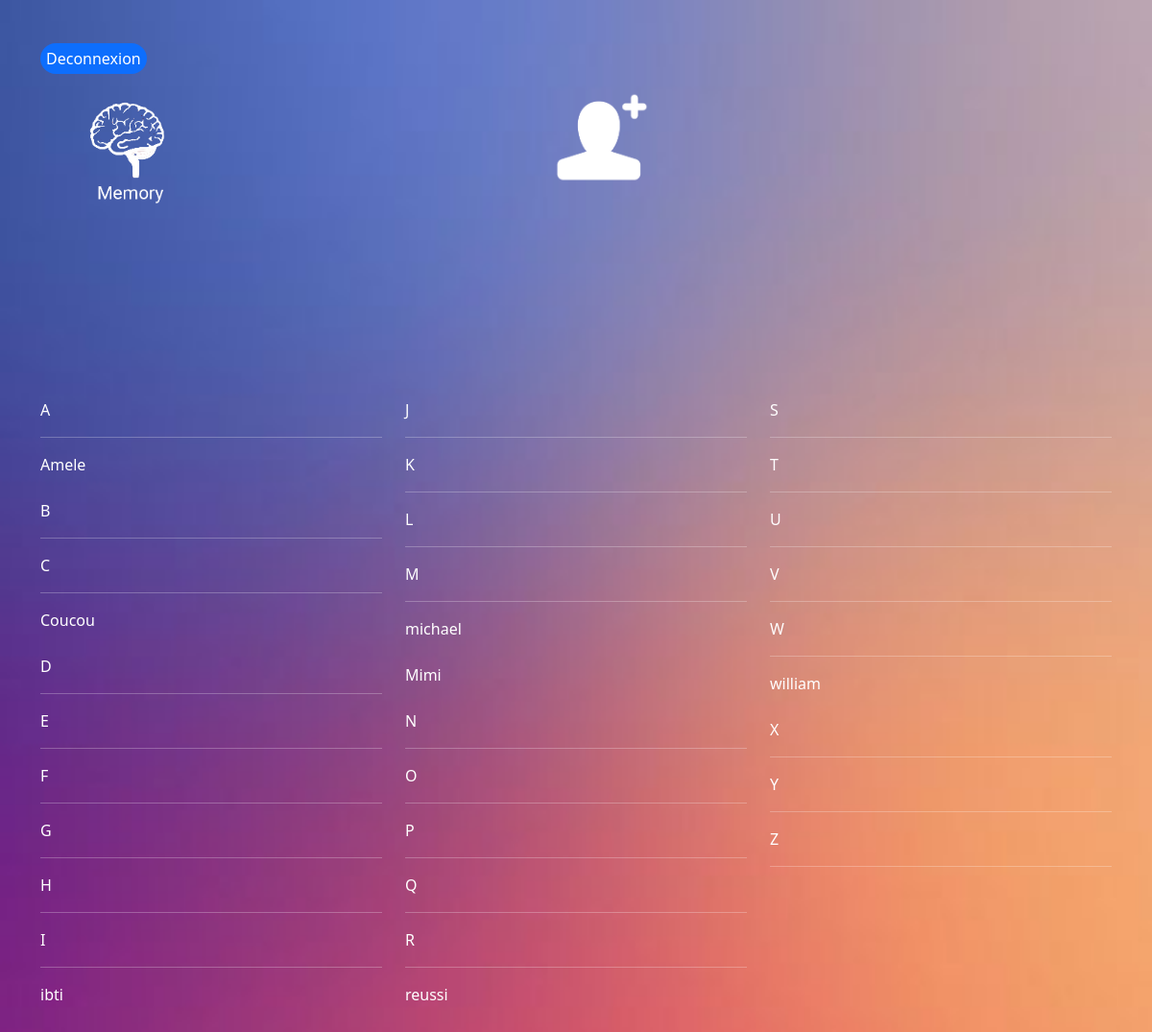
Page /index.php (signed in) on the committed database.
### tables this page shows
CREATE TABLE `contact` (
  `Id` int(10) UNSIGNED NOT NULL,
  `Id_utilisateur` int(10) DEFAULT NULL,
  `Nom` varchar(40) NOT NULL,
  `Prenom` varchar(40) NOT NULL,
  `Telportable` varchar(20) NOT NULL,
  `Mail` varchar(50) NOT NULL,
  `Sexe` varchar(40) NOT NULL
);

### index.php (the view, shortened to what this page needs)
<!DOCTYPE html>
<html lang="fr,en">
<head>
    <link href="https://cdn.jsdelivr.net/npm/bootstrap@5.1.3/dist/css/bootstrap.min.css" rel="stylesheet">
    <link href="./memory.css" rel="stylesheet">
</head>
<body>
    <div class="container">
        <div class="row ">
            <div class="logo">
            <button><a href="deconnexion.php">Deconnexion</a></button>
                <a href="index.php"><img class="logo" src="images-memory\logomermory.png" alt="Logo memory"></a>
            </div>
            <div class="col-6">
                <a href="ajoutcontact.php"><img class="ajouter" src="images-memory\ajouter.png" alt="Ajouter"></a>
            </div>
        </div>
        <div class="row ">
            <?php
            try {
                require 'initialisation.php';
                $tri = "SELECT Id, Prenom From Contact WHERE Id_utilisateur = :id ORDER BY Prenom";
                $sth = $conn->prepare($tri);
                $sth->bindValue(':id', $_SESSION['utilisateur']);
                $sth->execute();
                $result = $sth->fetchAll();
            } catch (PDOException $e) {
                echo 'Impossible de traiter les données. Erreur : ' . $e->getMessage();
            }
            ?>
            <div id="block1" class="col-md-4">
                <?php
                for ($i = ord('A'); $i <= ord('I'); $i++) {
                    $lettre = chr($i);
                    echo $lettre . '<br>' . '<hr>';
                    for ($y = 0; $y < count($result); $y++) {
                        if ($lettre == strtoupper(substr($result[$y]['Prenom'], 0, 1))) {
                            echo '<a href="./fichecontact.php?id=' . $result[$y]['Id'] . '">' . $result[$y]['Prenom'] . '</a><br>' . '<br>';
                        }
                    }
                }
                ?>
            </div>
            <div id="block2" class="col-md-4">
                <?php
                for ($i = ord('J'); $i <= ord('R'); $i++) {
                    $lettre = chr($i);
                    echo $lettre . '<br>' . '<hr>';
                    for ($y = 0; $y < count($result); $y++) {
                        if ($lettre == strtoupper(substr($result[$y]['Prenom'], 0, 1))) {
                            echo '<a href="./fichecontact.php?id=' . $result[$y]['Id'] . '">' . $result[$y]['Prenom'] . '</a><br>' . '<br>';
                        }
                    }
                }
                ?>
            </div>
            <div id="block3" class="col-md-4">
                <?php
                for ($i = ord('S'); $i <= ord('Z'); $i++) {
                    $lettre = chr($i);
                    echo $lettre . '<br>' . '<hr>';
                    for ($y = 0; $y < count($result); $y++) {
                        if ($lettre == strtoupper(substr($result[$y]['Prenom'], 0, 1))) {
                            echo '<a href="./fichecontact.php?id=' . $result[$y]['Id'] . '">' . $result[$y]['Prenom'] . '</a><br>' . '<br>';
                        }
                    }
                }
                ?>
            </div>
        </div>
    </div>
</body>
</html>

### memory.css (style rules this page uses)
:root { --primary:#ffffff; --primarylien:hsl(226, 39%, 49%); }
body { background-image: url("./images-memory/background.jpg") ; background-repeat: no-repeat; background-size: cover; padding: 30px; background-color: #fcfcfc; }
.ajouter { width: 100px; padding-top: 15%; }
.logo { margin-bottom: 100px; width: 180px; margin-right : 0 auto; }
a { color : var(--primary); text-decoration : none; }
div.col-md-4 { color : var(--primary); }
div.col-6 { margin: 30px auto; width: 250px; border-radius: 3px; line-height: 30px; color: var(--primary); }
button { border-radius: 5rem; font-size: smol; margin-top: 15px; background-color: #0d6efd; line-height: 30px; border:#0d6efd; text-align: center; }

### rows in the picture
contact: Prenom "Amele"
contact: Prenom "Coucou"
contact: Prenom "ibti"
contact: Prenom "michael"
contact: Prenom "Mimi"
contact: Prenom "reussi"
contact: Prenom "william"

### other values in the picture
$lettre "A"
$lettre "B"
$lettre "C"
$lettre "D"
$lettre "E"
$lettre "F"
$lettre "G"
$lettre "H"
$lettre "I"
$lettre "J"
$lettre "K"
$lettre "L"
$lettre "M"
$lettre "N"
$lettre "O"
